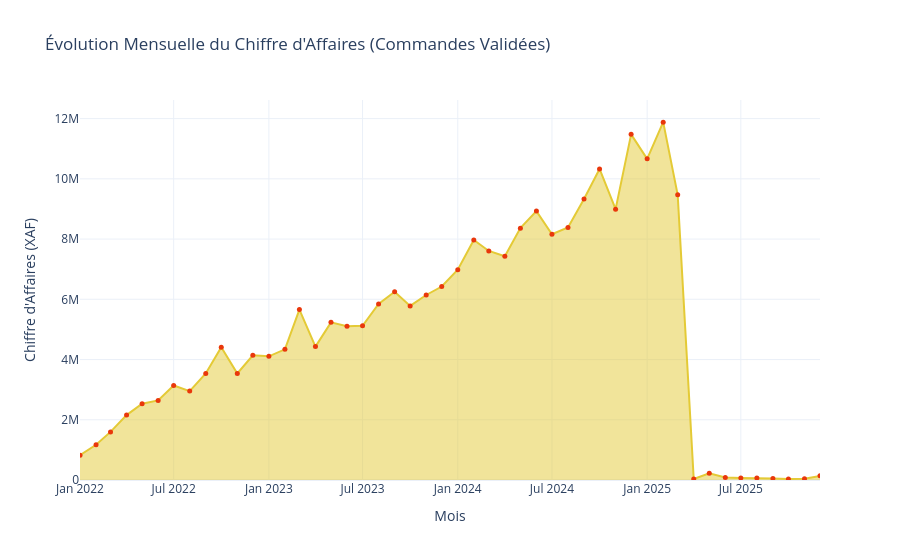

Source (notebook cell):
### Markdown cell above
### Montrons l'évolution du chiffre d'affaire par mois

### Code cell
status_invalides = ['cancelled', 'in_progress' ]
df_filtered = orders[~orders['status'].str.lower().isin(status_invalides)].copy()



df_filtered['order_date'] = pd.to_datetime(df_filtered['order_date'])

monthly_finance = (df_filtered.groupby(df_filtered['order_date'].dt.to_period('M'))
                   .agg({
                       'total_amount_xaf': 'sum', 
                       'order_id': 'count'
                        })
                   .reset_index())

monthly_finance['order_date'] = monthly_finance['order_date'].dt.to_timestamp()
monthly_finance.columns = ['Mois', 'Chiffre_Affaires', 'Nombre_Commandes']

fig = px.area(
    monthly_finance, 
    x='Mois', 
    y='Chiffre_Affaires',
    title="Évolution Mensuelle du Chiffre d'Affaires (Commandes Validées)",
    markers=True,
    text=None, 
    labels={'Chiffre_Affaires': 'CA (FCFA)', 'Mois': 'Période'},
    template="plotly_white"
)

fig.update_traces(
    line_color="#E4CA36", 
    line_width=2,
    marker=dict(size=5, color='#E9370B', symbol='circle'),
    hovertemplate="<b>Mois:</b> %{x|%B %Y}<br><b>CA:</b> %{y:,.0f} FCFA<extra></extra>"
)

fig.update_layout(
    xaxis_title="Mois",
    yaxis_title="Chiffre d'Affaires (XAF)",
    hovermode="x unified" 
)

fig.show()

### Figure 1 — Plotly figure (JSON) as saved in the notebook; plotly's stock layout.template omitted (floating-point values rounded to 4 significant figures)
{"data": [{"fillpattern": {"shape": ""}, "hovertemplate": "<b>Mois:</b> %{x|%B %Y}<br><b>CA:</b> %{y:,.0f} FCFA<extra></extra>", "legendgroup": "", "line": {"color": "#E4CA36", "width": 2}, "marker": {"color": "#E9370B", "size": 5, "symbol": "circle"}, "mode": "lines+markers", "name": "", "orientation": "v", "showlegend": false, "stackgroup": "1", "type": "scatter", "x": ["2022-01-01T00:00:00", "2022-02-01T00:00:00", "2022-03-01T00:00:00", "2022-04-01T00:00:00", "2022-05-01T00:00:00", "2022-06-01T00:00:00", "2022-07-01T00:00:00", "2022-08-01T00:00:00", "2022-09-01T00:00:00", "2022-10-01T00:00:00", "2022-11-01T00:00:00", "2022-12-01T00:00:00", "2023-01-01T00:00:00", "2023-02-01T00:00:00", "2023-03-01T00:00:00", "2023-04-01T00:00:00", "2023-05-01T00:00:00", "2023-06-01T00:00:00", "2023-07-01T00:00:00", "2023-08-01T00:00:00", "2023-09-01T00:00:00", "2023-10-01T00:00:00", "2023-11-01T00:00:00", "2023-12-01T00:00:00", "2024-01-01T00:00:00", "2024-02-01T00:00:00", "2024-03-01T00:00:00", "2024-04-01T00:00:00", "2024-05-01T00:00:00", "2024-06-01T00:00:00", "2024-07-01T00:00:00", "2024-08-01T00:00:00", "2024-09-01T00:00:00", "2024-10-01T00:00:00", "2024-11-01T00:00:00", "2024-12-01T00:00:00", "2025-01-01T00:00:00", "2025-02-01T00:00:00", "2025-03-01T00:00:00", "2025-04-01T00:00:00", "2025-05-01T00:00:00", "2025-06-01T00:00:00", "2025-07-01T00:00:00", "2025-08-01T00:00:00", "2025-09-01T00:00:00", "2025-10-01T00:00:00", "2025-11-01T00:00:00", "2025-12-01T00:00:00"], "xaxis": "x", "y": [823700.0, 1170000.0, 1597000.0, 2156000.0, 2533000.0, 2642000.0, 3139000.0, 2953000.0, 3537000.0, 4406000.0, 3536000.0, 4140000.0, 4106000.0, 4339000.0, 5658000.0, 4430000.0, 5235000.0, 5108000.0, 5121000.0, 5844000.0, 6249000.0, 5780000.0, 6144000.0, 6424000.0, 6981000.0, 7969000.0, 7605000.0, 7431000.0, 8363000.0, 8929000.0, 8160000.0, 8388000.0, 9328000.0, 10330000.0, 8994000.0, 11480000.0, 10660000.0, 11880000.0, 9468000.0, 33380.0, 225400.0, 84470.0, 68860.0, 69040.0, 51120.0, 29500.0, 43740.0, 137100.0], "yaxis": "y"}], "layout": {"hovermode": "x unified", "legend": {"tracegroupgap": 0}, "title": {"text": "Évolution Mensuelle du Chiffre d'Affaires (Commandes Validées)"}, "xaxis": {"anchor": "y", "domain": [0, 1], "title": {"text": "Mois"}}, "yaxis": {"anchor": "x", "domain": [0, 1], "title": {"text": "Chiffre d'Affaires (XAF)"}}}}
